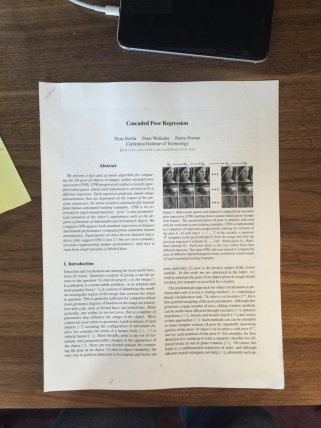
#> input picture imageproc/img/doc.jpg, 321 x 428 px
$ python -i main.py   (imports and definitions only)   (older library calls are emulated)
#> lines starting #> are read from the running program, lines starting #| are printed output that depends on the picture

import collections, copy, math, numpy, sys
# [1 line not run here, left out]
from matplotlib import cm
import matplotlib.pyplot as plt
import matplotlib.image as mpimg
import matplotlib.mlab as mlab
import matplotlib.patches as patches
import matplotlib.path
import scipy.misc
import skimage.transform, skimage.draw
import skimage.morphology, skimage.filters, skimage.draw, skimage.feature
import cv2
import os

sys.path.append('..')
sys.path.append('../..')
import NeuralNetwork
import create_mat
import neural_net_ocr
import neural_net_ocr.imageproc.blob as blob

# [17 lines left out: functions show_hold, display_image, not called in this run]


def read_image_grayscale(filename):
    return scipy.misc.imread(name=filename, flatten=True)


def invert_graylevel(imgdata):
    return (255 - imgdata) / 255


def resize(imgdata, w, h):
    return scipy.misc.imresize(imgdata, (w, h))


# [137 lines left out: functions otsu, detect_edges_sobel, not called in this run]


def abs(x):
    return x if x > 0 else -x


# [297 lines left out: functions detect_blobs, find_bounding_box, translate_region, translate_object_to_center, preprocess_nist_img, detect_lines and 7 more, not called in this run]


def point_in_quad(x, y, quad):
    path, _ = path_for_quad(quad)
    return path.contains_point((x, y))


# [312 lines left out: functions pixel_sum_in_quad, point_on_line, point_on_quad_perimeter, draw_quad_over_image, find_document, order_points and 8 more, not called in this run]

# [15 lines not run here, left out]

>>> import cv2
>>> picture = cv2.imread('img/doc.jpg', cv2.IMREAD_GRAYSCALE)
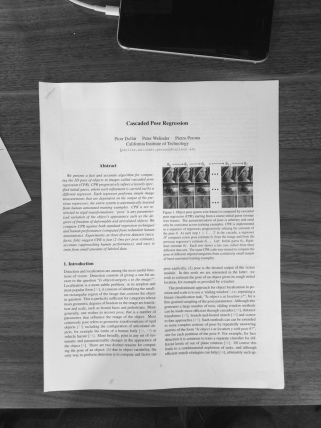
#> picture: shape (428, 321); min 10, max 239, mean 138.4
>>> result = get_image_text(picture)
#> (the run stopped early here; a loop or call above may not have finished)
